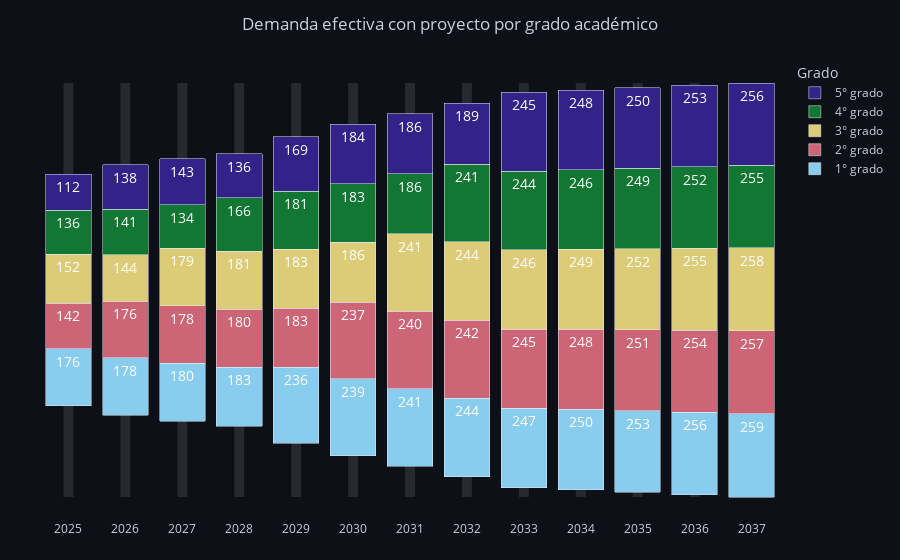

The notebook cell this image was saved under:
### Code cell
import pandas as pd
import plotly.graph_objects as go
from plotly.colors import qualitative, sequential
from pathlib import Path

# ─── PALETAS FIJAS PARA TODA LA TESIS ───────────────────────
PALETA_CATEGORICA = qualitative.Safe      # para categorías (etapas, niveles, regiones)
PALETA_NUMERICA   = sequential.Viridis    # para mapas, proporciones, ratios

# ─── 1. CARGA ────────────────────────────────────────────────
df = pd.read_excel(
    Path(r"Z:\02_Maestría UNI\I_TALLER DE PROYECTOS II\EXPOSICION\expo2_akira\data\data.xlsx"),
    sheet_name="demandacp"
)

# ─── 2. PIVOTEO Y ORDEN DE GRADOS ────────────────────────────
df["grado"] = df["grado"].astype(str) + "° grado"
orden = sorted(df["grado"].unique())
df_pivot = df.pivot(index="año", columns="grado", values="total").fillna(0)
df_pivot = df_pivot[orden]

# ─── 3. CENTRADO (CAMPANA) ───────────────────────────────────
totales = df_pivot.sum(axis=1)
bottoms = -totales / 2

# ─── 4. PALETA DE COLORES COHERENTE ──────────────────────────
color_map = {g: PALETA_CATEGORICA[i % len(PALETA_CATEGORICA)] for i, g in enumerate(orden)}

# ─── 5. CREACIÓN DEL GRÁFICO ─────────────────────────────────
fig = go.Figure()

for grado in orden:
    valores = df_pivot[grado]
    fig.add_bar(
        x=df_pivot.index,
        y=valores,
        base=bottoms,
        name=str(grado),
        marker_color=color_map[grado],
        text=valores,
        textposition="inside",
        textfont=dict(color="white", size=14)
    )
    bottoms += valores

# ─── 6. LÍNEAS VERTICALES POR AÑO ────────────────────────────
for año in df_pivot.index:
    fig.add_shape(
        type="line",
        x0=año, x1=año,
        y0=-totales.max() / 2,
        y1=totales.max() / 2,
        line=dict(color="rgba(255,255,255,0.1)", width=10),
        layer="below"
    )

# ─── 7. ESTILO GENERAL ───────────────────────────────────────
fig.update_layout(
    title="Demanda efectiva con proyecto por grado académico",
    title_x=0.5,
    barmode="stack",
    xaxis=dict(tickmode='linear', dtick=1),
    yaxis_visible=False,
    xaxis_visible=True,
    yaxis_showticklabels=False,
    plot_bgcolor="#0d1117",
    paper_bgcolor="#0d1117",
    font=dict(color="#c9d1d9"),
    autosize=True,
    height=None,  # ← evita height fijo
    margin=dict(t=60, r=20, l=40, b=40),
    legend_title="Grado"
)

# ─── 8. EXPORTACIÓN A HTML ───────────────────────────────────
fig.write_html(r"Z:\02_Maestría UNI\I_TALLER DE PROYECTOS II\EXPOSICION\expo2_akira\docs\plots\demanda_efectiva_cp.html", full_html=True,
               include_plotlyjs="cdn",
               config={"responsive": True})

fig.show()

### Figure 1 — Plotly figure (JSON) as saved in the notebook; plotly's stock layout.template omitted (floating-point values rounded to 4 significant figures)
{"data": [{"base": [-359, -388.5, -407, -423, -476, -514.5, -547, -580, -613.5, -620.5, -627.5, -635, -642.5], "marker": {"color": "rgb(136, 204, 238)"}, "name": "1° grado", "text": [176.0, 178.0, 180.0, 183.0, 236.0, 239.0, 241.0, 244.0, 247.0, 250.0, 253.0, 256.0, 259.0], "textfont": {"color": "white", "size": 14}, "textposition": "inside", "type": "bar", "x": [2025, 2026, 2027, 2028, 2029, 2030, 2031, 2032, 2033, 2034, 2035, 2036, 2037], "y": [176, 178, 180, 183, 236, 239, 241, 244, 247, 250, 253, 256, 259]}, {"base": [-183, -210.5, -227, -240, -240, -275.5, -306, -336, -366.5, -370.5, -374.5, -379, -383.5], "marker": {"color": "rgb(204, 102, 119)"}, "name": "2° grado", "text": [142.0, 176.0, 178.0, 180.0, 183.0, 237.0, 240.0, 242.0, 245.0, 248.0, 251.0, 254.0, 257.0], "textfont": {"color": "white", "size": 14}, "textposition": "inside", "type": "bar", "x": [2025, 2026, 2027, 2028, 2029, 2030, 2031, 2032, 2033, 2034, 2035, 2036, 2037], "y": [142, 176, 178, 180, 183, 237, 240, 242, 245, 248, 251, 254, 257]}, {"base": [-41, -34.5, -49, -60, -57, -38.5, -66, -94, -121.5, -122.5, -123.5, -125, -126.5], "marker": {"color": "rgb(221, 204, 119)"}, "name": "3° grado", "text": [152.0, 144.0, 179.0, 181.0, 183.0, 186.0, 241.0, 244.0, 246.0, 249.0, 252.0, 255.0, 258.0], "textfont": {"color": "white", "size": 14}, "textposition": "inside", "type": "bar", "x": [2025, 2026, 2027, 2028, 2029, 2030, 2031, 2032, 2033, 2034, 2035, 2036, 2037], "y": [152, 144, 179, 181, 183, 186, 241, 244, 246, 249, 252, 255, 258]}, {"base": [111, 109.5, 130, 121, 126, 147.5, 175, 150, 124.5, 126.5, 128.5, 130, 131.5], "marker": {"color": "rgb(17, 119, 51)"}, "name": "4° grado", "text": [136.0, 141.0, 134.0, 166.0, 181.0, 183.0, 186.0, 241.0, 244.0, 246.0, 249.0, 252.0, 255.0], "textfont": {"color": "white", "size": 14}, "textposition": "inside", "type": "bar", "x": [2025, 2026, 2027, 2028, 2029, 2030, 2031, 2032, 2033, 2034, 2035, 2036, 2037], "y": [136, 141, 134, 166, 181, 183, 186, 241, 244, 246, 249, 252, 255]}, {"base": [247, 250.5, 264, 287, 307, 330.5, 361, 391, 368.5, 372.5, 377.5, 382, 386.5], "marker": {"color": "rgb(51, 34, 136)"}, "name": "5° grado", "text": [112.0, 138.0, 143.0, 136.0, 169.0, 184.0, 186.0, 189.0, 245.0, 248.0, 250.0, 253.0, 256.0], "textfont": {"color": "white", "size": 14}, "textposition": "inside", "type": "bar", "x": [2025, 2026, 2027, 2028, 2029, 2030, 2031, 2032, 2033, 2034, 2035, 2036, 2037], "y": [112, 138, 143, 136, 169, 184, 186, 189, 245, 248, 250, 253, 256]}], "layout": {"autosize": true, "barmode": "stack", "font": {"color": "#c9d1d9"}, "legend": {"title": {"text": "Grado"}}, "margin": {"b": 40, "l": 40, "r": 20, "t": 60}, "paper_bgcolor": "#0d1117", "plot_bgcolor": "#0d1117", "shapes": [{"layer": "below", "line": {"color": "rgba(255,255,255,0.1)", "width": 10}, "type": "line", "x0": 2025, "x1": 2025, "y0": -642.5, "y1": 642.5}, {"layer": "below", "line": {"color": "rgba(255,255,255,0.1)", "width": 10}, "type": "line", "x0": 2026, "x1": 2026, "y0": -642.5, "y1": 642.5}, {"layer": "below", "line": {"color": "rgba(255,255,255,0.1)", "width": 10}, "type": "line", "x0": 2027, "x1": 2027, "y0": -642.5, "y1": 642.5}, {"layer": "below", "line": {"color": "rgba(255,255,255,0.1)", "width": 10}, "type": "line", "x0": 2028, "x1": 2028, "y0": -642.5, "y1": 642.5}, {"layer": "below", "line": {"color": "rgba(255,255,255,0.1)", "width": 10}, "type": "line", "x0": 2029, "x1": 2029, "y0": -642.5, "y1": 642.5}, {"layer": "below", "line": {"color": "rgba(255,255,255,0.1)", "width": 10}, "type": "line", "x0": 2030, "x1": 2030, "y0": -642.5, "y1": 642.5}, {"layer": "below", "line": {"color": "rgba(255,255,255,0.1)", "width": 10}, "type": "line", "x0": 2031, "x1": 2031, "y0": -642.5, "y1": 642.5}, {"layer": "below", "line": {"color": "rgba(255,255,255,0.1)", "width": 10}, "type": "line", "x0": 2032, "x1": 2032, "y0": -642.5, "y1": 642.5}, {"layer": "below", "line": {"color": "rgba(255,255,255,0.1)", "width": 10}, "type": "line", "x0": 2033, "x1": 2033, "y0": -642.5, "y1": 642.5}, {"layer": "below", "line": {"color": "rgba(255,255,255,0.1)", "width": 10}, "type": "line", "x0": 2034, "x1": 2034, "y0": -642.5, "y1": 642.5}, {"layer": "below", "line": {"color": "rgba(255,255,255,0.1)", "width": 10}, "type": "line", "x0": 2035, "x1": 2035, "y0": -642.5, "y1": 642.5}, {"layer": "below", "line": {"color": "rgba(255,255,255,0.1)", "width": 10}, "type": "line", "x0": 2036, "x1": 2036, "y0": -642.5, "y1": 642.5}, {"layer": "below", "line": {"color": "rgba(255,255,255,0.1)", "width": 10}, "type": "line", "x0": 2037, "x1": 2037, "y0": -642.5, "y1": 642.5}], "title": {"text": "Demanda efectiva con proyecto por grado académico", "x": 0.5}, "xaxis": {"dtick": 1, "tickmode": "linear", "visible": true}, "yaxis": {"showticklabels": false, "visible": false}}}
